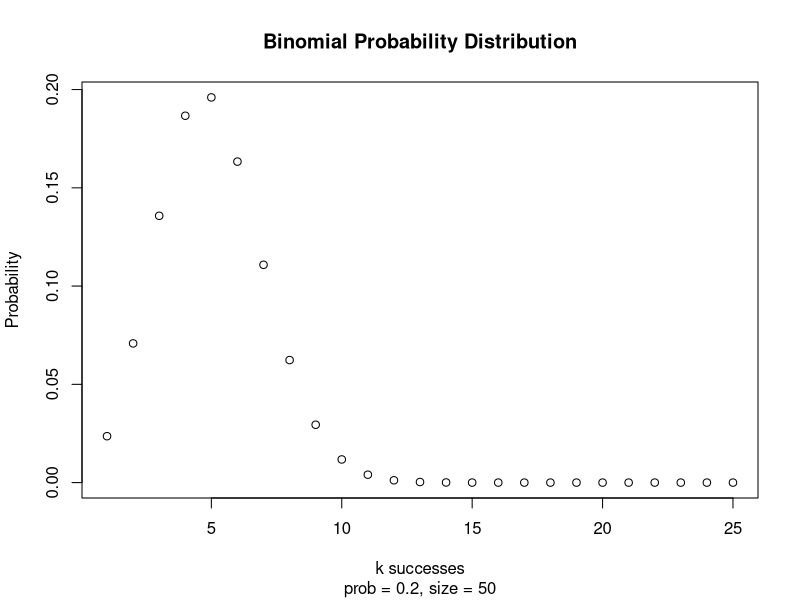
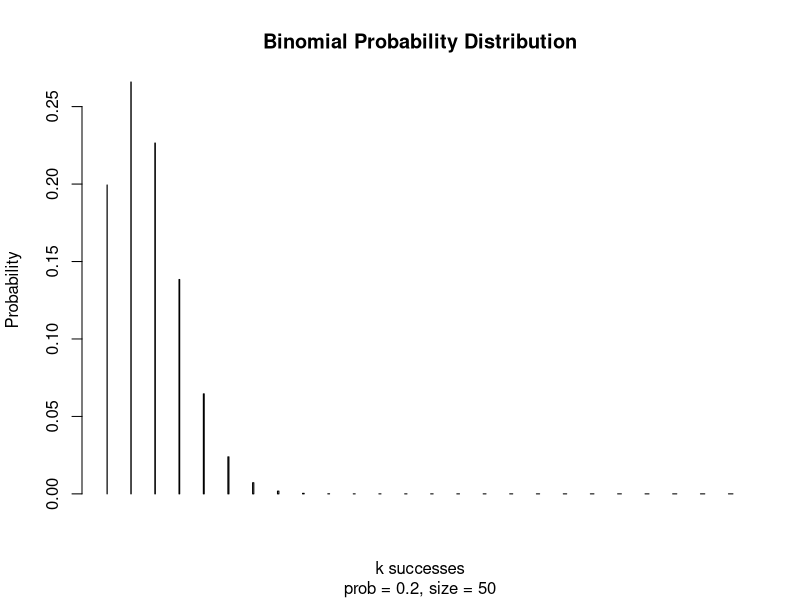
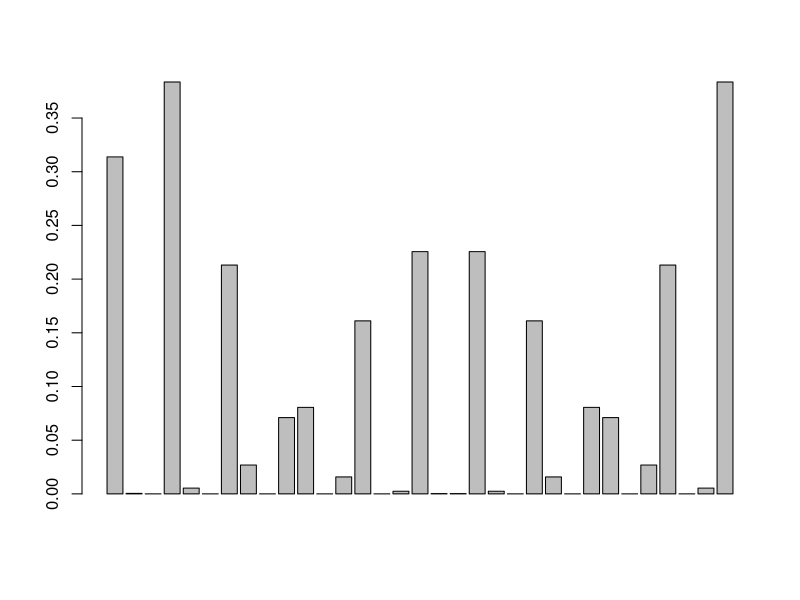
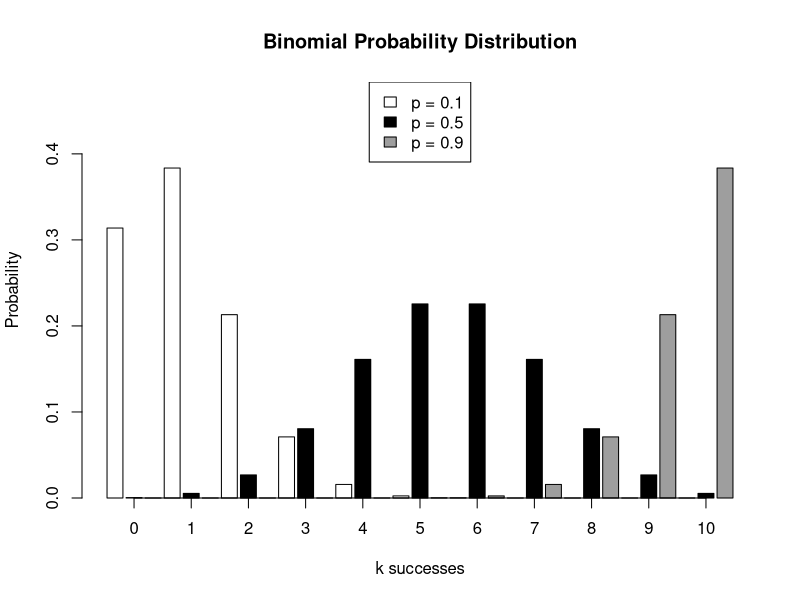
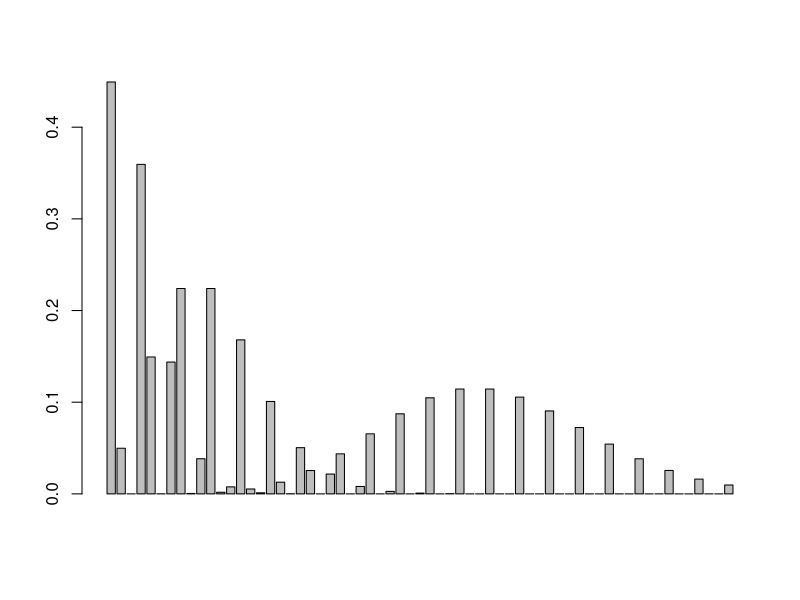
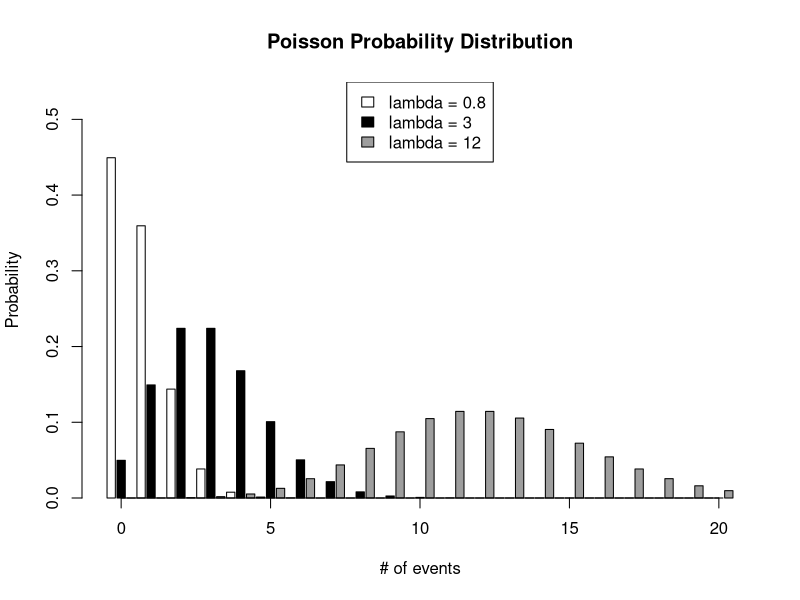

R code for these plots, in order:
##################
# The Binomial
#################
vec <- 1:25
plot(vec, dbinom(vec, prob=0.2, size= length(vec)), xlab="k successes", ylab="Probability", main="Binomial Probability Distribution", sub="prob = 0.2, size = 50")
barplot(dbinom(vec, prob=0.1, size= length(vec)), vec, space=10, xlab="k successes", ylab="Probability", main="Binomial Probability Distribution", sub="prob = 0.2, size = 50")


### Example #2
k=0:10
b1 <- dbinom(k, prob=0.1, size=length(k))
b2 <- dbinom(k, prob=0.5, size=length(k))
b3 <- dbinom(k, prob=0.9, size=length(k))

Prob <- numeric(3*length(b1))
Prob[seq(1,31,3)]=b1; Prob[seq(2,32,3)]=b2; Prob[seq(3,33,3)]=b3 # reorganize values to every fourth entry

xscale <- as.vector(barplot(Prob)) # only used to determine notches on xaxis
gap <- xscale[2]-xscale[1]
barplot(Prob, col=rep(c(0,1,8),10), ylim=c(0,max(Prob)+0.1), xlab="k successes", ylab="Probability", main="Binomial Probability Distribution")
axis(1, as.character(0:10), at=seq(head(xscale,1)+gap,tail(xscale,1)-gap,3*gap), tick=T)
legend("top", c("p = 0.1", "p = 0.5", "p = 0.9"), fill=c(0,1,8))


#################
### Poisson
#################
# when N = large & p = small, the binomial approaches the poisson
# Example #1

counts <- 0:20
p1 <- dpois(counts, lambda=0.8)
p2 <- dpois(counts, lambda=3)
p3 <- dpois(counts, lambda=12)

Prob <- numeric(3*length(p1))
Prob[seq(1,61,3)]=p1; Prob[seq(2,62,3)]=p2; Prob[seq(3,63,3)]=p3

xscale <- as.vector(barplot(Prob)) # used to determine notches on xaxis
gap <- xscale[2]-xscale[1]
barplot(Prob, col=rep(c(0,1,8),20), ylim=c(0,max(Prob)+0.1), xlab="# of events", ylab="Probability", main="Poisson Probability Distribution")
axis(1, as.character(seq(0,20,5)), at=seq(head(xscale,1)+gap,tail(xscale,1)-gap, 15*gap), tick=TRUE)
legend("top", c("lambda = 0.8", "lambda = 3", "lambda = 12"), fill=c(0,1,8))


